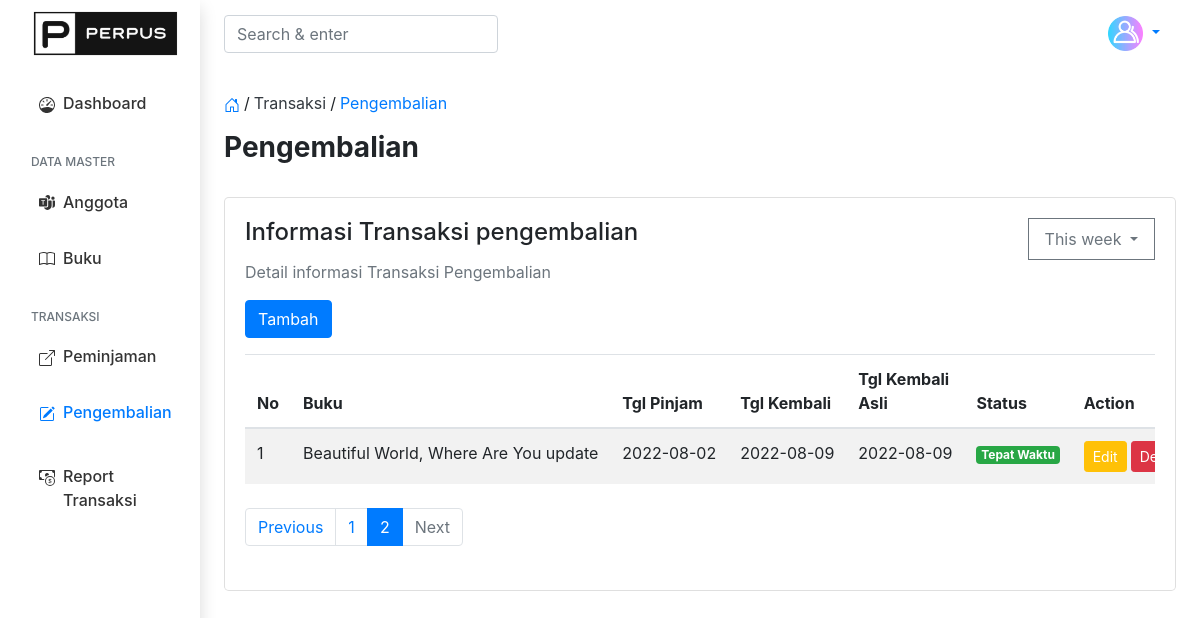
Before: /src/transaction/returns/returns.php?page=2 (signed in) with the older database file.
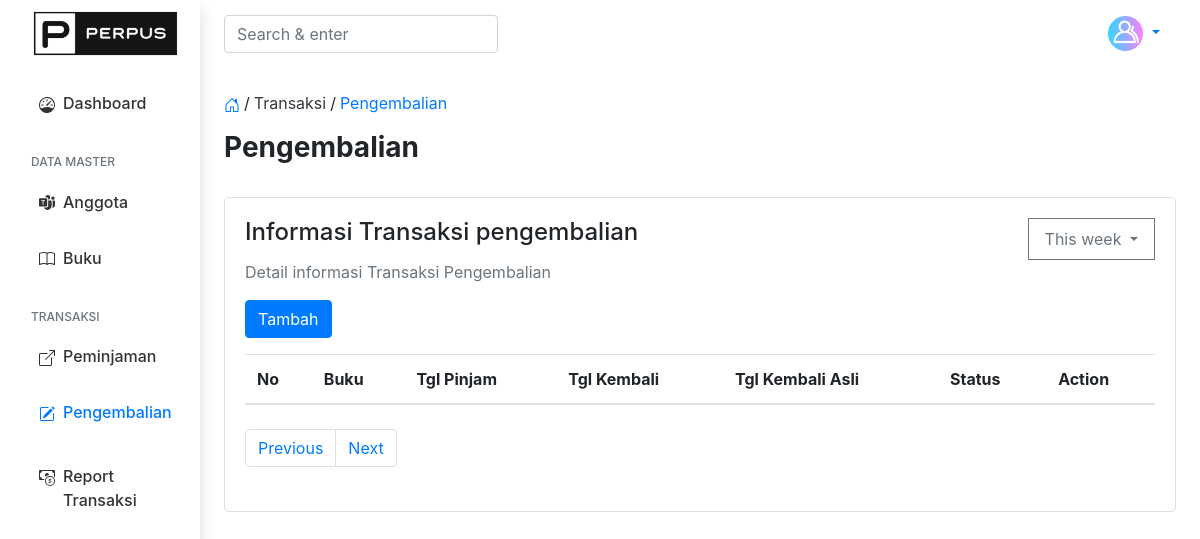
After: the same page with the newer database file.
### tables this page shows
CREATE TABLE `transaksi` (
  `id_transaksi` int(11) NOT NULL,
  `id_anggota` int(11) NOT NULL,
  `id_buku` int(11) NOT NULL,
  `tgl_pinjam` date NOT NULL,
  `tgl_kembali` date NOT NULL,
  `tgl_kembali_asli` date DEFAULT NULL
);

CREATE TABLE `buku` (
  `id_buku` int(11) NOT NULL,
  `kode_buku` varchar(15) NOT NULL,
  `judul` varchar(100) NOT NULL,
  `keterangan` text NOT NULL,
  `pengarang` varchar(50) NOT NULL,
  `penerbit` varchar(50) NOT NULL,
  `tahun` year(4) NOT NULL,
  `status` enum('Available','Booked','Archived') NOT NULL DEFAULT 'Available'
);

### src/transaction/returns/returns.php (the view, shortened to what the changed rows need)
<?php
include_once '../../../config.php';
$limit = 10;
$page = $_GET['page'] ??  1;
$page = ($page < 1) ? 1 : $page;
$start = ($page - 1) * $limit;
$transactionsAll = mysqli_query($conn, "SELECT * FROM transaksi WHERE tgl_kembali_asli IS NOT NULL");
$total_data = mysqli_num_rows($transactionsAll);
$total_page = ceil($total_data / $limit);
$transactions = mysqli_query(
    $conn,
    "SELECT t.id_transaksi as id_transaksi, b.kode_buku as kode_buku, b.judul as judul,
                    t.tgl_pinjam as tgl_pinjam, t.tgl_kembali as tgl_kembali,
                    t.tgl_kembali_asli as tgl_kembali_asli
            FROM transaksi t
            INNER JOIN buku b ON t.id_buku = b.id_buku
            WHERE t.tgl_kembali_asli IS NOT NULL
            ORDER BY t.tgl_kembali_asli DESC
            LIMIT $start , $limit"
);
?>
<!doctype html>
<html lang="en">
<head>
    <link rel="stylesheet" href="https://cdn.jsdelivr.net/npm/bootstrap@4.6.2/dist/css/bootstrap.min.css">
    <link href="../../../assets/css/styles.css" rel="stylesheet">
    <link rel="stylesheet" href="https://maxcdn.bootstrapcdn.com/bootstrap/4.5.2/css/bootstrap.min.css">
    <link rel="stylesheet" type="text/css" href="https://cdn.datatables.net/1.10.19/css/jquery.dataTables.css">
    <link rel="stylesheet" type="text/css" href="https://cdn.datatables.net/buttons/1.6.5/css/buttons.dataTables.min.css">
    <link rel="stylesheet" type="text/css" href="https://cdn.datatables.net/1.10.19/css/jquery.dataTables.min.css">
</head>
<body>
    <div class="container-fluid">
        <div class="row">
            <main role="main" class="col-md-9 ml-sm-auto col-lg-10 px-md-4 pt-2">
                <div class="row">
                    <div class="col-12">
                        <div class="card rounded-lg">
                            <div class="card-body">
                                <div>
                                    <div class="mb-4">
                                        <div class="table-responsive mb-2">
                                            <table class="table table-striped" id="mauexport">
                                                <thead>
                                                    <tr>
                                                        <th>No</th>
                                                        <th>Buku</th>
                                                        <th>Tgl Pinjam</th>
                                                        <th>Tgl Kembali</th>
                                                        <th>Tgl Kembali Asli</th>
                                                        <th>Status</th>
                                                        <th>Action</th>
                                                    </tr>
                                                </thead>
                                                <tbody>
                                                    <?php foreach ($transactions as $key => $transaction) : ?>
                                                        <tr class="text-nowrap">
                                                            <td><?= ++$key ?></td>
                                                            <td><?= $transaction['judul'] ?></td>
                                                            <td><?= $transaction['tgl_pinjam'] ?></td>
                                                            <td><?= $transaction['tgl_kembali'] ?></td>
                                                            <td><?= $transaction['tgl_kembali_asli'] ?></td>
                                                            <td>
                                                                <?php
                                                                $tgl_kembali = new DateTime($transaction['tgl_kembali']);
                                                                $tgl_kembali_asli = new DateTime($transaction['tgl_kembali_asli']);
                                                                $interval = date_diff($tgl_kembali_asli, $tgl_kembali);
                                                                ?>
                                                                <?php if ($transaction['tgl_kembali_asli'] == null) : ?>
                                                                    <span class="badge badge-danger">Belum Kembali</span>
                                                                <?php elseif ($interval->format('%R%a') < 0) : ?>
                                                                    <span class="badge badge-danger">Terlambat <?= $interval->format('%a Hari') ?></span>
                                                                <?php else : ?>
                                                                    <span class="badge badge-success">Tepat Waktu</span>
                                                                <?php endif ?>
                                                            </td>
                                                            <td>
                                                                <div class="d-flex flex-row">
                                                                    <button type="button" class="btn btn-warning btn-sm mr-1">
                                                                        <a href="return_edit.php?id=<?= $transaction['id_transaksi'] ?>" class="text-white">Edit</a>
                                                                    </button>
                                                                    <button type="button" class="btn btn-danger btn-sm mr-1" data-toggle="modal" data-target="#deleteModal<?= $transaction['id_transaksi'] ?>">
                                                                        <a class="text-white">Delete</a>
                                                                    </button>
                                                                </div>
                                                            </td>
                                                        </tr>
                                                    <?php endforeach; ?>
                                                </tbody>
                                            </table>
                                        </div>
                                        <nav aria-label="">
                                            <ul class="pagination">
                                                <?php for ($i = 1; $i <= $total_page; $i++) : ?>
                                                    <?php if ($i == $page) : ?>
                                                        <li class="page-item active" aria-current="page">
                                                            <a class="page-link" href="?page=<?= $i ?>"><?= $i ?></a>
                                                        </li>
                                                    <?php else : ?>
                                                        <li class="page-item"><a class="page-link" href="?page=<?= $i ?>"><?= $i ?></a></li>
                                                    <?php endif; ?>
                                                <?php endfor; ?>
                                                <?php if ($page == $total_page) : ?>
                                                    <li class="page-item disabled">
                                                        <a class="page-link" href="#">Next</a>
                                                    </li>
                                                <?php else : ?>
                                                    <li class="page-item">
                                                        <a class="page-link" href="?page=<?= $page + 1 ?>">Next</a>
                                                    </li>
                                                <?php endif; ?>
                                            </ul>
                                        </nav>
                                    </div>
                                </div>
                            </div>
                        </div>
                    </div>
                </div>
            </main>
        </div>
    </div>
</body>
</html>

Changed rows visible on the page:
removed transaksi: id_buku.judul "Beautiful World, Where Are You update", tgl_pinjam "2022-08-02", tgl_kembali "2022-08-09", tgl_kembali_asli "2022-08-09", shows "Tepat Waktu"
Other visible differences:
list line gone: "1"
list line gone: "2"
